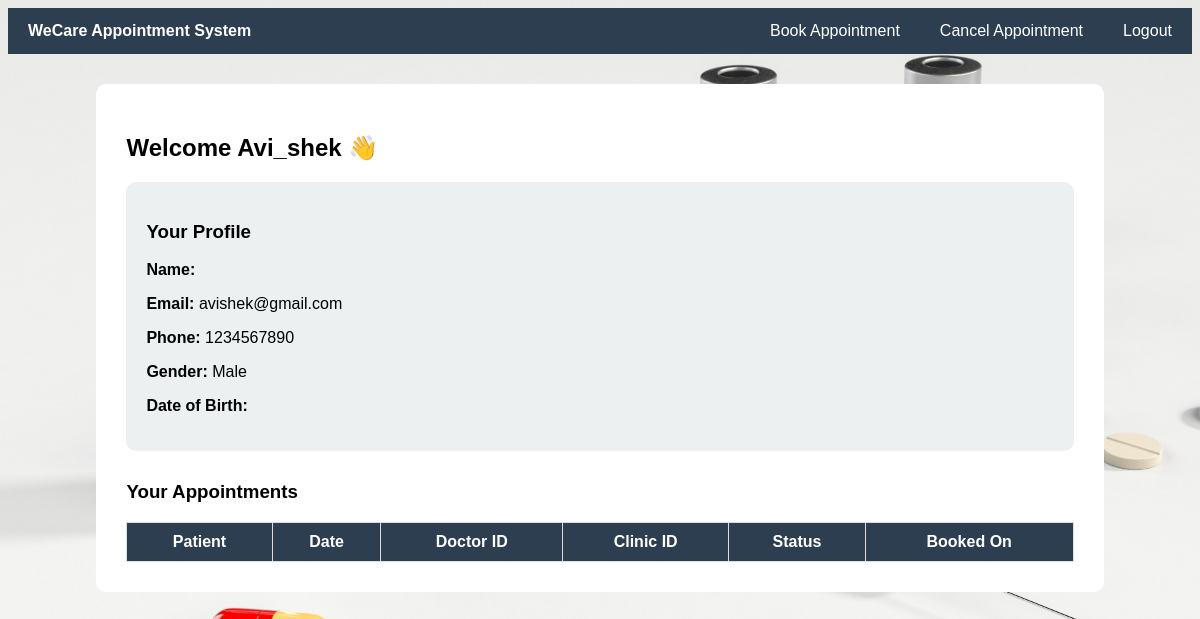
The app's page /userDashboard.php (signed in) with its own data.
### tables this page shows
CREATE TABLE `patient` (
  `id` int(11) NOT NULL,
  `name` varchar(30) NOT NULL,
  `gender` varchar(10) NOT NULL,
  `dob` date NOT NULL,
  `phone` varchar(10) NOT NULL,
  `username` varchar(20) NOT NULL,
  `password` varchar(30) NOT NULL,
  `email` varchar(30) NOT NULL
);

### userDashboard.php (the view, shortened to what this page needs)
<?php
$conn = mysqli_connect("localhost","root","","appointment");
$username = $_SESSION['username'];
$userQuery = "SELECT * FROM patient WHERE username='$username'";
$userResult = mysqli_query($conn,$userQuery);
$user = mysqli_fetch_assoc($userResult);
?>
<html>
<head>
</head>
<body>
<div class="header">
<ul>
<li style="float:left"><a><b>WeCare Appointment System</b></a></li>
<li><a href="Logout.php">Logout</a></li>
<li><a href="CancelBooking.php">Cancel Appointment</a></li>
<li><a href="Booking.php">Book Appointment</a></li>
</ul>
</div>
<div class="dashboard">
<h2>Welcome <?php echo $user['username']; ?> 👋</h2>
<div class="profile">
<h3>Your Profile</h3>
<p><b>Name:</b> <?php echo $user['Fname']." ".$user['Lname']; ?></p>
<p><b>Email:</b> <?php echo $user['email']; ?></p>
<p><b>Phone:</b> <?php echo $user['phone']; ?></p>
<p><b>Gender:</b> <?php echo $user['gender']; ?></p>
<p><b>Date of Birth:</b> <?php echo $user['DOB']; ?></p>
</div>
<h3>Your Appointments</h3>
<table>
<tr>
<th>Patient</th>
<th>Date</th>
<th>Doctor ID</th>
<th>Clinic ID</th>
<th>Status</th>
<th>Booked On</th>
</tr>
</table>
</div>
</body>
</html>

### userDashboard.php (style rules this page uses)
body { font-family: Arial; background-image:url(Images/Pic6.jpg); background-size:cover; }
.header ul { list-style:none; margin:0; padding:0; background:#2c3e50; overflow:hidden; }
.header li { float:right; }
.header li a { display:block; color:white; padding:14px 20px; text-decoration:none; }
.dashboard { width:80%; margin:auto; margin-top:30px; background:white; padding:30px; border-radius:10px; }
.profile { background:#ecf0f1; padding:20px; border-radius:10px; margin-bottom:30px; }
table { width:100%; border-collapse:collapse; }
table th, table td { border:1px solid #ddd; padding:10px; text-align:center; }
table th { background:#2c3e50; color:white; }

### records on screen
patient: username "Avi_shek", email "avishek@gmail.com", phone "1234567890", gender "Male"
